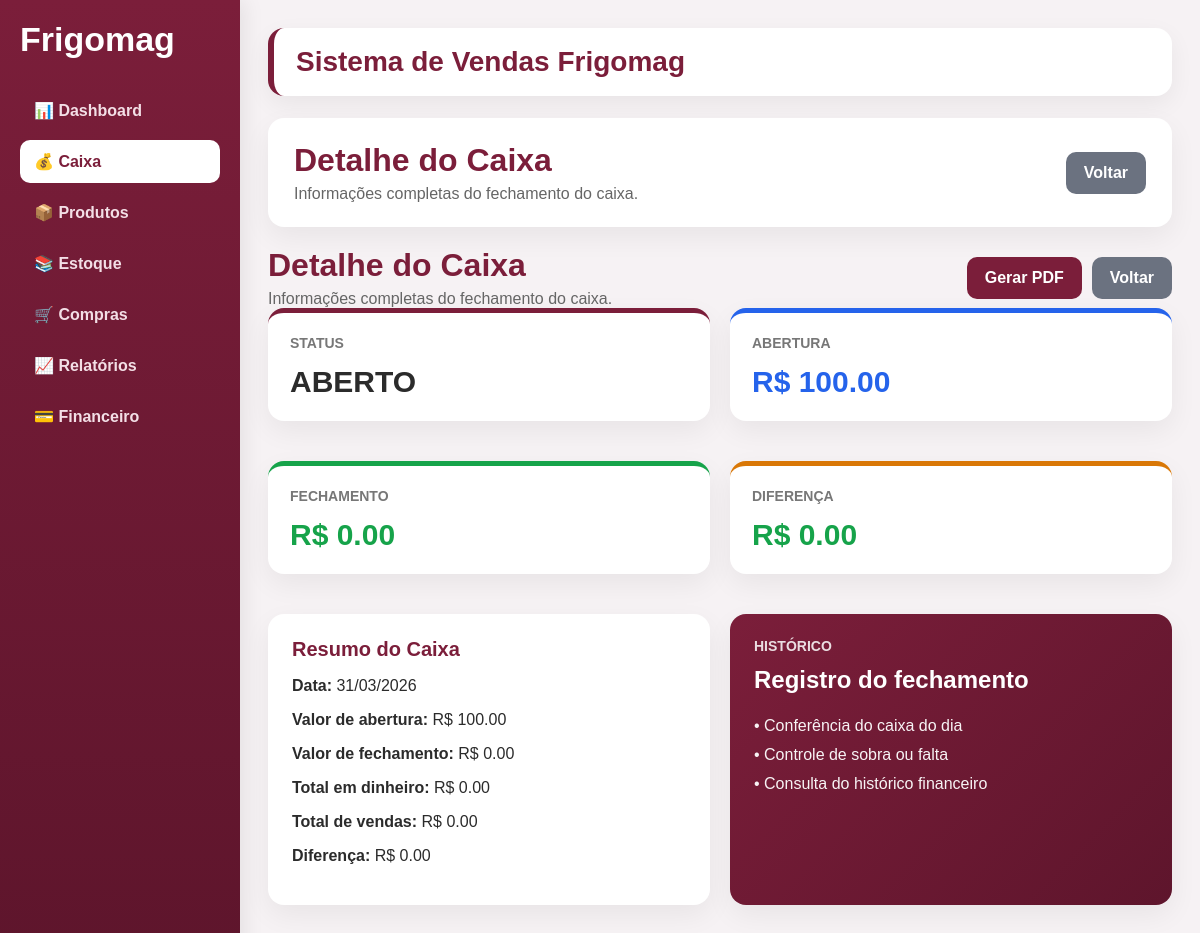
Page /caixa-diario/1 on the committed database.
### app/models/caixa_diario.py (models this page shows)
class CaixaDiario(db.Model):
    __tablename__ = "caixas_diarios"
    id = db.Column(db.Integer, primary_key=True)
    data = db.Column(db.Date, nullable=False, unique=True)
    valor_abertura = db.Column(db.Float, default=0)
    valor_fechamento = db.Column(db.Float, nullable=True)
    total_vendas = db.Column(db.Float, default=0)
    total_dinheiro = db.Column(db.Float, default=0)
    diferenca = db.Column(db.Float, default=0)
    status = db.Column(db.String(20), default="aberto")  # aberto / fechado
    criado_em = db.Column(db.DateTime, default=db.func.now())

### app/routes/caixa_routes.py (the view)
@caixa_diario.route("/<int:caixa_id>")
def detalhe_caixa(caixa_id):
    caixa = CaixaDiario.query.get_or_404(caixa_id)
    return render_template("caixa_diario/detalhe.html", caixa=caixa)

### app/templates/caixa_diario/detalhe.html (shortened to what this page needs)
{% extends "base.html" %}
{% block content %}
<div class="card" style="padding: 24px 26px;">
    <div style="display:flex; justify-content:space-between; align-items:center; gap:20px; flex-wrap:wrap;">
        <div>
            <h1 class="page-title" style="font-size:32px; margin:0 0 6px 0;">Detalhe do Caixa</h1>
            <p class="page-subtitle" style="font-size:16px; margin:0;">
                Informações completas do fechamento do caixa.
            </p>
        </div>
        <a href="/caixa-diario/historico" class="btn" style="background:#6b7280;">Voltar</a>
    </div>
</div>
<div style="display:flex; justify-content:space-between; align-items:center; gap:20px; flex-wrap:wrap;">
    <div>
        <h1 class="page-title" style="font-size:32px; margin:0 0 6px 0;">Detalhe do Caixa</h1>
        <p class="page-subtitle" style="font-size:16px; margin:0;">
            Informações completas do fechamento do caixa.
        </p>
    </div>
    <div style="display:flex; gap:10px; flex-wrap:wrap;">
        <a href="/caixa-diario/{{ caixa.id }}/pdf" class="btn">
            Gerar PDF
        </a>
        <a href="/caixa-diario/historico" class="btn" style="background:#6b7280;">
            Voltar
        </a>
    </div>
</div>
<div style="display:grid; grid-template-columns: repeat(4, 1fr); gap:20px; margin-bottom:20px;">
    <div class="card" style="border-top:5px solid #7B1E3A; padding:22px;">
        <div style="font-size:14px; color:#777; font-weight:700; text-transform:uppercase;">Status</div>
        <div style="font-size:30px; font-weight:900; margin-top:14px;">
            {{ caixa.status|upper }}
        </div>
    </div>
    <div class="card" style="border-top:5px solid #2563eb; padding:22px;">
        <div style="font-size:14px; color:#777; font-weight:700; text-transform:uppercase;">Abertura</div>
        <div style="font-size:30px; font-weight:900; margin-top:14px; color:#2563eb;">
            R$ {{ "%.2f"|format(caixa.valor_abertura or 0) }}
        </div>
    </div>
    <div class="card" style="border-top:5px solid #16a34a; padding:22px;">
        <div style="font-size:14px; color:#777; font-weight:700; text-transform:uppercase;">Fechamento</div>
        <div style="font-size:30px; font-weight:900; margin-top:14px; color:#16a34a;">
            R$ {{ "%.2f"|format(caixa.valor_fechamento or 0) }}
        </div>
    </div>
    <div class="card" style="border-top:5px solid #d97706; padding:22px;">
        <div style="font-size:14px; color:#777; font-weight:700; text-transform:uppercase;">Diferença</div>
        <div style="font-size:30px; font-weight:900; margin-top:14px; color:{% if (caixa.diferenca or 0) < 0 %}#dc2626{% else %}#16a34a{% endif %};">
            R$ {{ "%.2f"|format(caixa.diferenca or 0) }}
        </div>
    </div>
</div>
<div style="display:grid; grid-template-columns: 1fr 1fr; gap:20px;">
    <div class="card" style="padding:24px;">
        <h2 class="page-title" style="margin-top:0;">Resumo do Caixa</h2>
        <p><strong>Data:</strong> {{ caixa.data.strftime("%d/%m/%Y") if caixa.data else "-" }}</p>
        <p><strong>Valor de abertura:</strong> R$ {{ "%.2f"|format(caixa.valor_abertura or 0) }}</p>
        <p><strong>Valor de fechamento:</strong> R$ {{ "%.2f"|format(caixa.valor_fechamento or 0) }}</p>
        <p><strong>Total em dinheiro:</strong> R$ {{ "%.2f"|format(caixa.total_dinheiro or 0) }}</p>
        <p><strong>Total de vendas:</strong> R$ {{ "%.2f"|format(caixa.total_vendas or 0) }}</p>
        <p><strong>Diferença:</strong> R$ {{ "%.2f"|format(caixa.diferenca or 0) }}</p>
    </div>
    <div class="card" style="padding:24px; background:linear-gradient(135deg, #7B1E3A 0%, #5E152C 100%); color:#fff;">
        <div style="font-size:14px; font-weight:700; text-transform:uppercase; opacity:.85;">Histórico</div>
        <div style="font-size:24px; font-weight:900; margin-top:12px;">Registro do fechamento</div>
        <div style="margin-top:18px; line-height:1.8; opacity:.95;">
            <div>• Conferência do caixa do dia</div>
            <div>• Controle de sobra ou falta</div>
            <div>• Consulta do histórico financeiro</div>
        </div>
    </div>
</div>
{% endblock %}

### app/templates/base.html (style rules this page uses)
* { box-sizing: border-box; }
body { margin: 0; font-family: Arial, sans-serif; background: #f6f2f4; color: #2b2b2b; display: flex; }
.card { background: #ffffff; border-radius: 16px; padding: 24px; box-shadow: 0 10px 28px rgba(0, 0, 0, 0.06); margin-bottom: 20px; }
.btn { display: inline-block; background: #7B1E3A; color: #fff; text-decoration: none; border: none; padding: 12px 18px; border-radius: 10px; cursor: pointer; font-weight: bold; transition: 0.2s; }
.page-title { margin: 0 0 8px 0; font-size: 20px; color: #7B1E3A; }
.page-subtitle { margin: 0; color: #666; }
@media (max-width: 1200px) { .content div[style*="grid-template-columns: repeat(4, 1fr)"] { grid-template-columns: repeat(2, 1fr) !important; } }

### rows in the picture
CaixaDiario: status "ABERTO", valor_abertura "100.00", valor_fechamento "0.00", diferenca "0.00", data "31/03/2026", total_dinheiro "0.00", total_vendas "0.00"
